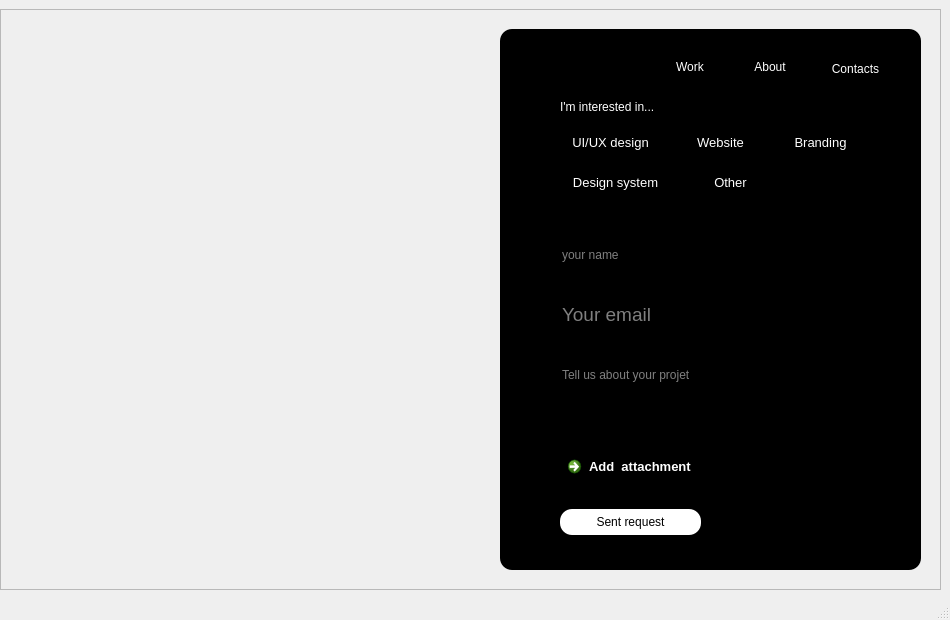
<?xml version="1.0" encoding="UTF-8"?>
<ui version="4.0">
 <class>MainWindow</class>
 <widget class="QMainWindow" name="MainWindow">
  <property name="geometry">
   <rect>
    <x>0</x>
    <y>0</y>
    <width>950</width>
    <height>620</height>
   </rect>
  </property>
  <property name="windowTitle">
   <string>MainWindow</string>
  </property>
  <widget class="QWidget" name="centralwidget">
   <widget class="QFrame" name="frame">
    <property name="geometry">
     <rect>
      <x>0</x>
      <y>9</y>
      <width>941</width>
      <height>581</height>
     </rect>
    </property>
    <property name="frameShape">
     <enum>QFrame::StyledPanel</enum>
    </property>
    <property name="frameShadow">
     <enum>QFrame::Raised</enum>
    </property>
    <widget class="QLabel" name="label">
     <property name="geometry">
      <rect>
       <x>10</x>
       <y>-20</y>
       <width>951</width>
       <height>601</height>
      </rect>
     </property>
     <property name="styleSheet">
      <string notr="true">border-radius:25px;color:white;</string>
     </property>
     <property name="text">
      <string/>
     </property>
     <property name="pixmap">
      <pixmap>image1/unnamed.png</pixmap>
     </property>
     <property name="scaledContents">
      <bool>true</bool>
     </property>
     <property name="margin">
      <number>0</number>
     </property>
    </widget>
    <widget class="QFrame" name="frame_2">
     <property name="geometry">
      <rect>
       <x>500</x>
       <y>20</y>
       <width>421</width>
       <height>541</height>
      </rect>
     </property>
     <property name="palette">
      <palette>
       <active>
        <colorrole role="Button">
         <brush brushstyle="SolidPattern">
          <color alpha="255">
           <red>0</red>
           <green>0</green>
           <blue>0</blue>
          </color>
         </brush>
        </colorrole>
        <colorrole role="Base">
         <brush brushstyle="SolidPattern">
          <color alpha="255">
           <red>0</red>
           <green>0</green>
           <blue>0</blue>
          </color>
         </brush>
        </colorrole>
        <colorrole role="Window">
         <brush brushstyle="SolidPattern">
          <color alpha="255">
           <red>0</red>
           <green>0</green>
           <blue>0</blue>
          </color>
         </brush>
        </colorrole>
       </active>
       <inactive>
        <colorrole role="Button">
         <brush brushstyle="SolidPattern">
          <color alpha="255">
           <red>0</red>
           <green>0</green>
           <blue>0</blue>
          </color>
         </brush>
        </colorrole>
        <colorrole role="Base">
         <brush brushstyle="SolidPattern">
          <color alpha="255">
           <red>0</red>
           <green>0</green>
           <blue>0</blue>
          </color>
         </brush>
        </colorrole>
        <colorrole role="Window">
         <brush brushstyle="SolidPattern">
          <color alpha="255">
           <red>0</red>
           <green>0</green>
           <blue>0</blue>
          </color>
         </brush>
        </colorrole>
       </inactive>
       <disabled>
        <colorrole role="Button">
         <brush brushstyle="SolidPattern">
          <color alpha="255">
           <red>0</red>
           <green>0</green>
           <blue>0</blue>
          </color>
         </brush>
        </colorrole>
        <colorrole role="Base">
         <brush brushstyle="SolidPattern">
          <color alpha="255">
           <red>0</red>
           <green>0</green>
           <blue>0</blue>
          </color>
         </brush>
        </colorrole>
        <colorrole role="Window">
         <brush brushstyle="SolidPattern">
          <color alpha="255">
           <red>0</red>
           <green>0</green>
           <blue>0</blue>
          </color>
         </brush>
        </colorrole>
       </disabled>
      </palette>
     </property>
     <property name="font">
      <font>
       <pointsize>14</pointsize>
       <weight>75</weight>
       <bold>true</bold>
       <underline>false</underline>
      </font>
     </property>
     <property name="styleSheet">
      <string notr="true">background-color:black;border-radius:12px;</string>
     </property>
     <property name="frameShape">
      <enum>QFrame::StyledPanel</enum>
     </property>
     <property name="frameShadow">
      <enum>QFrame::Plain</enum>
     </property>
     <widget class="QLabel" name="label_2">
      <property name="geometry">
       <rect>
        <x>160</x>
        <y>30</y>
        <width>60</width>
        <height>16</height>
       </rect>
      </property>
      <property name="styleSheet">
       <string notr="true">color:white;</string>
      </property>
      <property name="text">
       <string>&lt;html&gt;&lt;head/&gt;&lt;body&gt;&lt;p align=&quot;center&quot;&gt;Work&lt;/p&gt;&lt;/body&gt;&lt;/html&gt;</string>
      </property>
     </widget>
     <widget class="QLabel" name="label_3">
      <property name="geometry">
       <rect>
        <x>240</x>
        <y>30</y>
        <width>60</width>
        <height>16</height>
       </rect>
      </property>
      <property name="styleSheet">
       <string notr="true">color:white;
aligne:center;</string>
      </property>
      <property name="text">
       <string>&lt;html&gt;&lt;head/&gt;&lt;body&gt;&lt;p align=&quot;center&quot;&gt;About&lt;/p&gt;&lt;/body&gt;&lt;/html&gt;</string>
      </property>
     </widget>
     <widget class="QLabel" name="label_4">
      <property name="geometry">
       <rect>
        <x>320</x>
        <y>30</y>
        <width>71</width>
        <height>20</height>
       </rect>
      </property>
      <property name="styleSheet">
       <string notr="true">color:white;
border-radius:3px;
boder:2px</string>
      </property>
      <property name="text">
       <string>&lt;html&gt;&lt;head/&gt;&lt;body&gt;&lt;p align=&quot;center&quot;&gt;Contacts&lt;/p&gt;&lt;/body&gt;&lt;/html&gt;</string>
      </property>
     </widget>
     <widget class="QPushButton" name="pushButton">
      <property name="geometry">
       <rect>
        <x>60</x>
        <y>100</y>
        <width>101</width>
        <height>26</height>
       </rect>
      </property>
      <property name="font">
       <font>
        <pointsize>-1</pointsize>
        <weight>50</weight>
        <bold>false</bold>
       </font>
      </property>
      <property name="styleSheet">
       <string notr="true">QPushButton {
color:white;
font-size:13px;
border-width:10px;
  

 box-shadow: 10px 10px 5px #aaaaaa;

}

QPushButton:hover {
border: 1px solid white;
font: bold;


}</string>
      </property>
      <property name="text">
       <string>UI/UX design</string>
      </property>
      <property name="checkable">
       <bool>false</bool>
      </property>
      <property name="autoDefault">
       <bool>false</bool>
      </property>
      <property name="default">
       <bool>false</bool>
      </property>
     </widget>
     <widget class="QPushButton" name="pushButton_2">
      <property name="geometry">
       <rect>
        <x>180</x>
        <y>100</y>
        <width>81</width>
        <height>26</height>
       </rect>
      </property>
      <property name="styleSheet">
       <string notr="true">QPushButton {
color:white;
font-size:13px;
border-width:12px;
  

 box-shadow: 10px 10px 5px #aaaaaa;

}

QPushButton:hover {
border: 1px solid white;
font: bold;


}</string>
      </property>
      <property name="text">
       <string>Website</string>
      </property>
     </widget>
     <widget class="QPushButton" name="pushButton_3">
      <property name="geometry">
       <rect>
        <x>280</x>
        <y>100</y>
        <width>81</width>
        <height>26</height>
       </rect>
      </property>
      <property name="styleSheet">
       <string notr="true">QPushButton {
color:white;
font-size:13px;
border-width:10px;
  

 box-shadow: 10px 10px 5px #aaaaaa;

}

QPushButton:hover {
border: 1px solid white;
font: bold;


}</string>
      </property>
      <property name="text">
       <string>Branding</string>
      </property>
     </widget>
     <widget class="QPushButton" name="pushButton_4">
      <property name="geometry">
       <rect>
        <x>60</x>
        <y>140</y>
        <width>111</width>
        <height>26</height>
       </rect>
      </property>
      <property name="styleSheet">
       <string notr="true">QPushButton {
color:white;
font-size:13px;
border-width:10px;
  

 box-shadow: 10px 10px 5px #aaaaaa;

}

QPushButton:hover {
border: 1px solid white;
font: bold;


}</string>
      </property>
      <property name="text">
       <string>Design system</string>
      </property>
     </widget>
     <widget class="QPushButton" name="pushButton_5">
      <property name="geometry">
       <rect>
        <x>190</x>
        <y>140</y>
        <width>81</width>
        <height>26</height>
       </rect>
      </property>
      <property name="styleSheet">
       <string notr="true">QPushButton {
color:white;
font-size:13px;
border-width:10px;
  

 box-shadow: 10px 10px 5px #aaaaaa;

}

QPushButton:hover {
border: 1px solid white;
font: bold;


}</string>
      </property>
      <property name="text">
       <string>Other</string>
      </property>
     </widget>
     <widget class="QLineEdit" name="lineEdit">
      <property name="geometry">
       <rect>
        <x>60</x>
        <y>210</y>
        <width>311</width>
        <height>31</height>
       </rect>
      </property>
      <property name="font">
       <font>
        <weight>50</weight>
        <bold>false</bold>
        <underline>false</underline>
       </font>
      </property>
      <property name="mouseTracking">
       <bool>true</bool>
      </property>
      <property name="acceptDrops">
       <bool>true</bool>
      </property>
      <property name="autoFillBackground">
       <bool>false</bool>
      </property>
      <property name="styleSheet">
       <string notr="true">QLineEdit{
	color:white;
}</string>
      </property>
      <property name="text">
       <string/>
      </property>
      <property name="placeholderText">
       <string>your name</string>
      </property>
      <property name="clearButtonEnabled">
       <bool>true</bool>
      </property>
     </widget>
     <widget class="QLineEdit" name="lineEdit_2">
      <property name="geometry">
       <rect>
        <x>60</x>
        <y>270</y>
        <width>321</width>
        <height>31</height>
       </rect>
      </property>
      <property name="font">
       <font>
        <pointsize>14</pointsize>
       </font>
      </property>
      <property name="focusPolicy">
       <enum>Qt::ClickFocus</enum>
      </property>
      <property name="styleSheet">
       <string notr="true">color:white;
border-bottom-width: 12;</string>
      </property>
      <property name="placeholderText">
       <string>Your email</string>
      </property>
      <property name="clearButtonEnabled">
       <bool>true</bool>
      </property>
     </widget>
     <widget class="QLineEdit" name="lineEdit_3">
      <property name="geometry">
       <rect>
        <x>60</x>
        <y>330</y>
        <width>311</width>
        <height>31</height>
       </rect>
      </property>
      <property name="styleSheet">
       <string notr="true">color:white;</string>
      </property>
      <property name="placeholderText">
       <string>Tell us about your projet</string>
      </property>
      <property name="clearButtonEnabled">
       <bool>true</bool>
      </property>
     </widget>
     <widget class="QCommandLinkButton" name="commandLinkButton">
      <property name="geometry">
       <rect>
        <x>60</x>
        <y>420</y>
        <width>168</width>
        <height>41</height>
       </rect>
      </property>
      <property name="styleSheet">
       <string notr="true">color:white;
font-size:13px;
</string>
      </property>
      <property name="text">
       <string>Add  attachment</string>
      </property>
     </widget>
     <widget class="QPushButton" name="pushButton_6">
      <property name="geometry">
       <rect>
        <x>60</x>
        <y>480</y>
        <width>141</width>
        <height>26</height>
       </rect>
      </property>
      <property name="styleSheet">
       <string notr="true">background-color:white;</string>
      </property>
      <property name="text">
       <string>Sent request</string>
      </property>
     </widget>
     <widget class="QLabel" name="label_5">
      <property name="geometry">
       <rect>
        <x>60</x>
        <y>70</y>
        <width>131</width>
        <height>16</height>
       </rect>
      </property>
      <property name="font">
       <font>
        <pointsize>9</pointsize>
       </font>
      </property>
      <property name="styleSheet">
       <string notr="true">color:white;</string>
      </property>
      <property name="text">
       <string>I'm interested in...</string>
      </property>
     </widget>
     <zorder>label_2</zorder>
     <zorder>label_3</zorder>
     <zorder>label_4</zorder>
     <zorder>pushButton</zorder>
     <zorder>pushButton_2</zorder>
     <zorder>pushButton_3</zorder>
     <zorder>pushButton_5</zorder>
     <zorder>lineEdit</zorder>
     <zorder>lineEdit_2</zorder>
     <zorder>lineEdit_3</zorder>
     <zorder>commandLinkButton</zorder>
     <zorder>pushButton_6</zorder>
     <zorder>pushButton_4</zorder>
     <zorder>label_5</zorder>
    </widget>
   </widget>
  </widget>
  <widget class="QStatusBar" name="statusbar"/>
 </widget>
 <resources>
  <include location="imageExo1.qrc"/>
 </resources>
 <connections/>
</ui>
